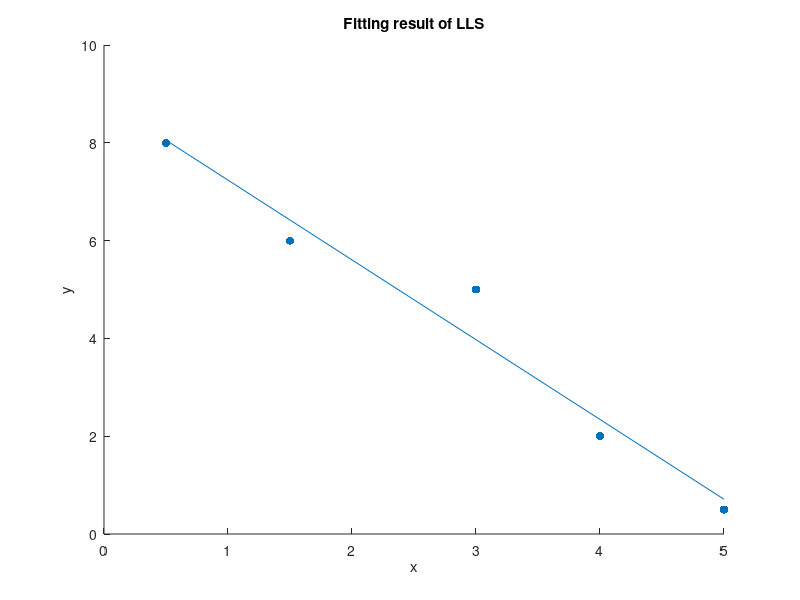

This chart was generated by the following MATLAB code:
clc;
clear;

x = [1 0.5; 1 1.5; 1 3; 1 4.0; 1 5.0];
d = [8.0; 6.0; 5; 2; 0.5];

%inv(x'*x) * x' == (x'*x) \ x'
w = (x'*x) \ x' *d;
y = x*w;

figure;
xlabel('x');
ylabel('y');
title("Fitting result of LLS");
hold on;
scatter(x(:,2), d, 'filled')
p = plot(x(:,2), y);

